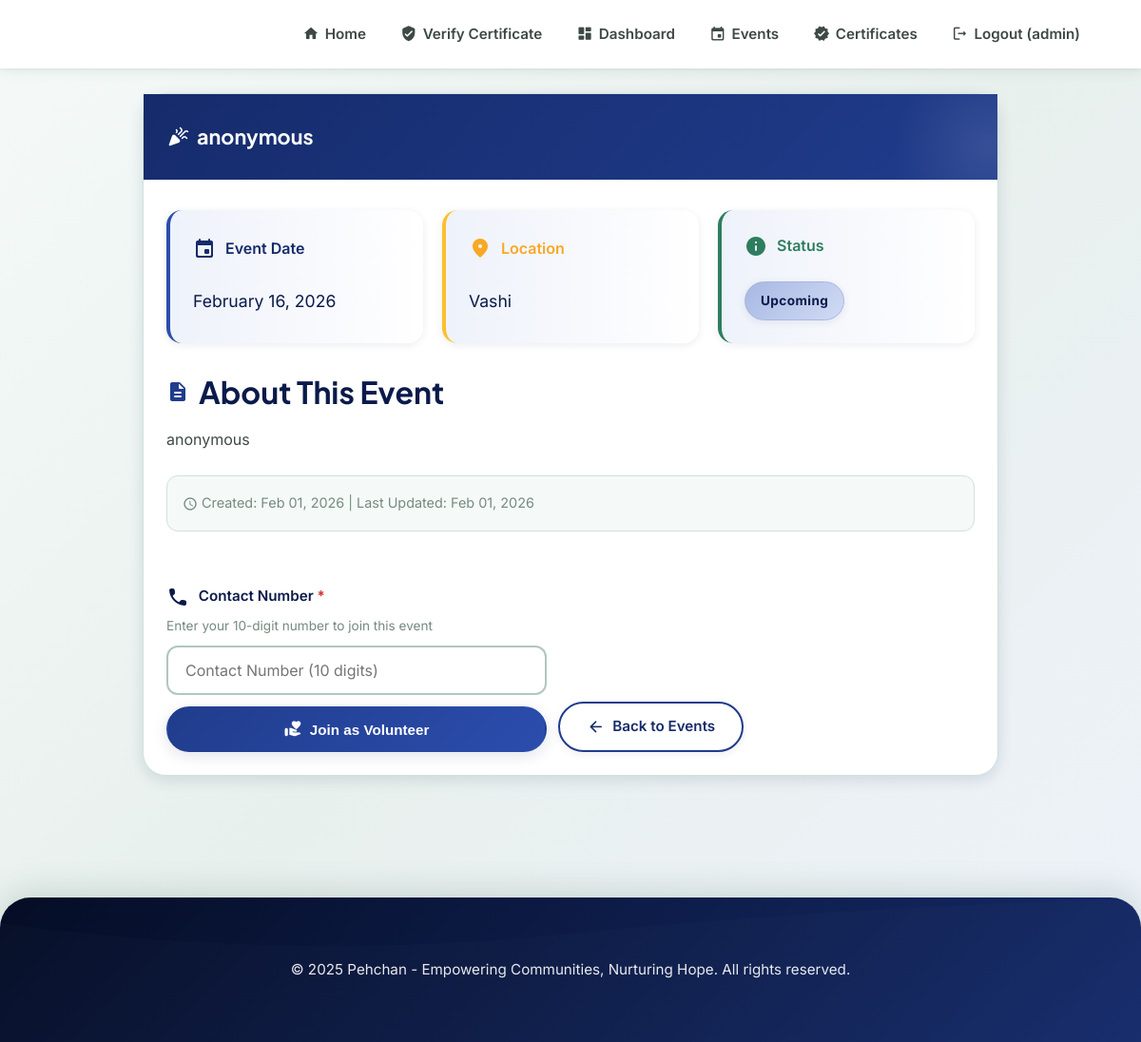
/events/3/ (signed in), run on the app's committed database.
### pehchan/models.py (models this page shows, shortened)
class Event(models.Model):
    STATUS_CHOICES = [
        ('upcoming', 'Upcoming'),
        ('ongoing', 'Ongoing'),
        ('completed', 'Completed'),
    ]
    name = models.CharField(max_length=200)
    description = models.TextField()
    event_date = models.DateField()
    location = models.CharField(max_length=200)
    image = models.ImageField(upload_to='event_images/', blank=True, null=True)
    status = models.CharField(max_length=20, choices=STATUS_CHOICES, default='upcoming')
    created_at = models.DateTimeField(auto_now_add=True)
    updated_at = models.DateTimeField(auto_now=True)
    class Meta:
        ordering = ['-event_date']
    def get_status_display(self):
        today = timezone.now().date()
        if self.event_date < today:
            return 'Completed'
        elif self.event_date == today:
            return 'Ongoing'
        else:
            return 'Upcoming'

### pehchan/views.py (the view)
# urls.py: path('events/<int:pk>/', views.EventDetailView.as_view(), name='event_detail'),
class EventDetailView(LoginRequiredMixin, DetailView):
    model = Event
    template_name = 'event_detail.html'
    context_object_name = 'event'
    def get_context_data(self, **kwargs):
        context = super().get_context_data(**kwargs)
        already_joined = EventVolunteer.objects.filter(
            user=self.request.user,
            event=self.object
        ).first()
        context['already_joined'] = already_joined is not None
        if not context['already_joined']:
            context['volunteer_form'] = EventVolunteerForm()
        return context

### pehchan/forms.py (shortened to what this page needs)
class EventVolunteerForm(forms.ModelForm):
    contact_number = forms.CharField(
        max_length=10,
        min_length=10,
        required=True,
        widget=forms.TextInput(attrs={
            'class': 'form-control',
            'placeholder': 'Contact Number (10 digits)',
            'pattern': '[0-9]{10}',
            'title': 'Please enter exactly 10 digits'
        })
    )
    class Meta:
        model = EventVolunteer
        fields = ['contact_number']

### templates/event_detail.html (shortened to what this page needs)
{% extends 'base.html' %}
{% block content %}
<div style="max-width: 900px; margin: 0 auto;">
    <div class="surface-card" style="overflow: visible;">
        <div class="mdl-card__title">
            <h2 class="mdl-card__title-text">
                <span class="material-icons-round">celebration</span>
                {{ event.name }}
            </h2>
        </div>
        <div class="mdl-card__supporting-text">
            <div style="display: grid; grid-template-columns: repeat(auto-fit, minmax(200px, 1fr)); gap: 20px; margin-bottom: 32px;">
                <div class="info-panel" style="border-left: 4px solid var(--primary-500);">
                    <div style="display: flex; align-items: center; gap: 10px; color: var(--primary-700); font-weight: 600;">
                        <span class="material-icons-round">event</span>
                        <span>Event Date</span>
                    </div>
                    <p style="margin: 8px 0 0; font-size: 1.1rem; color: var(--text-primary);">{{ event.event_date|date:"F d, Y" }}</p>
                </div>
                <div class="info-panel" style="border-left: 4px solid var(--secondary-500);">
                    <div style="display: flex; align-items: center; gap: 10px; color: var(--secondary-600); font-weight: 600;">
                        <span class="material-icons-round">location_on</span>
                        <span>Location</span>
                    </div>
                    <p style="margin: 8px 0 0; font-size: 1.1rem; color: var(--text-primary);">{{ event.location }}</p>
                </div>
                <div class="info-panel" style="border-left: 4px solid var(--success);">
                    <div style="display: flex; align-items: center; gap: 10px; color: var(--success); font-weight: 600;">
                        <span class="material-icons-round">info</span>
                        <span>Status</span>
                    </div>
                    <div style="margin-top: 8px;">
                        <span class="badge-chip" style="background: linear-gradient(135deg, var(--primary-200), var(--primary-100));">
                            {{ event.get_status_display }}
                        </span>
                    </div>
                </div>
            </div>
            <div style="margin-bottom: 24px;">
                <h3 style="display: flex; align-items: center; gap: 10px; color: var(--text-primary); margin-bottom: 16px;">
                    <span class="material-icons-round" style="color: var(--primary-600);">description</span>
                    About This Event
                </h3>
                <p style="line-height: 1.8; color: var(--text-secondary); white-space: pre-line;">{{ event.description }}</p>
            </div>
            <div style="padding: 16px; background: var(--neutral-50); border-radius: var(--radius-md); border: 1px solid var(--neutral-200);">
                <p style="font-size: 0.9rem; color: var(--text-tertiary); margin: 0;">
                    <span class="material-icons-round" style="font-size: 1rem; vertical-align: middle;">schedule</span>
                    Created: {{ event.created_at|date:"M d, Y" }} | Last Updated: {{ event.updated_at|date:"M d, Y" }}
                </p>
            </div>
        </div>
        <div class="mdl-card__actions" style="display: flex; gap: 12px; flex-wrap: wrap; padding: 24px;">
            {% if already_joined %}
                <button class="pill-button" style="background: var(--neutral-200); color: var(--neutral-600); cursor: not-allowed;" disabled>
                    <span class="material-icons-round">check_circle</span> Already Joined
                </button>
            {% else %}
                <div style="width: 100%; max-width: 400px;">
                    <form method="POST" action="{% url 'join_event' event.pk %}">
                        <div class="form-field">
                            <label class="form-label" for="{{ volunteer_form.contact_number.id_for_label }}">
                                <span class="material-icons-round" style="vertical-align: middle; margin-right: 6px;">phone</span>
                                Contact Number <span style="color: var(--error);">*</span>
                            </label>
                            <p style="font-size: 0.85rem; color: var(--text-tertiary); margin: 4px 0 10px;">Enter your 10-digit number to join this event</p>
                            {{ volunteer_form.contact_number }}
                        </div>
                        <button type="submit" class="pill-button pill-button--primary" style="width: 100%; margin-top: 12px;">
                            <span class="material-icons-round">volunteer_activism</span> Join as Volunteer
                        </button>
                    </form>
                </div>
            {% endif %}
            <div style="display: flex; align-items: flex-end; gap: 12px;">
                <a href="{% url 'event_list' %}" class="pill-button pill-button--outline">
                    <span class="material-icons-round">arrow_back</span> Back to Events
                </a>
            </div>
        </div>
    </div>
</div>
{% endblock %}

### templates/base.html (shortened to what this page needs)
{% load static %}
<!DOCTYPE html>
<html lang="en">
<head>
    <link rel="stylesheet" href="{% static 'CSS/style.css' %}">
</head>
<body>
    <header class="mdl-layout__header primary-app-bar">
        <div class="mdl-layout__header-row">
            <nav class="mdl-navigation">
                <a class="mdl-navigation__link" href="{% url 'home' %}">
                    <span class="material-icons-round">home</span>
                    Home
                </a>
                <a class="mdl-navigation__link" href="{% url 'public_certificate_verify' %}">
                    <span class="material-icons-round">verified_user</span>
                    Verify Certificate
                </a>
                {% if user.is_authenticated %}
                <a class="mdl-navigation__link" href="{% url 'dashboard' %}">
                    <span class="material-icons-round">dashboard</span>
                    Dashboard
                </a>
                <a class="mdl-navigation__link" href="{% url 'event_list' %}">
                    <span class="material-icons-round">event</span>
                    Events
                </a>
                <a class="mdl-navigation__link" href="{% url 'certificate_list' %}">
                    <span class="material-icons-round">verified</span>
                    Certificates
                </a>
                <a class="mdl-navigation__link" href="{% url 'logout' %}">
                    <span class="material-icons-round">logout</span>
                    Logout ({{ user.username }})
                </a>
                {% endif %}
            </nav>
        </div>
    </header>
    <main class="page-content1">
        {% block content %}{% endblock %}
    </main>
    <footer class="footer">
        <p class="georgia-brand">&copy; 2025 Pehchan - Empowering Communities, Nurturing Hope.
            All rights reserved.</p>
    </footer>
</body>
</html>

### static/CSS/style.css (style rules this page uses)
* { margin: 0; padding: 0; box-sizing: border-box; }
body { font-family: 'Poppins', sans-serif; line-height: 1.6; color: #333; overflow-x: hidden; margin: 0; padding: 0; }
html { overflow-x: hidden; }
.footer { background: #1d1844; color: #fff; padding: 3rem 0 1rem; }

### data on the page
Event: name "anonymous", event_date "February 16, 2026", location "Vashi", status "Upcoming", description "anonymous", created_at "Feb 01, 2026", updated_at "Feb 01, 2026"

### other printed values
{{ user.username }} "admin"
